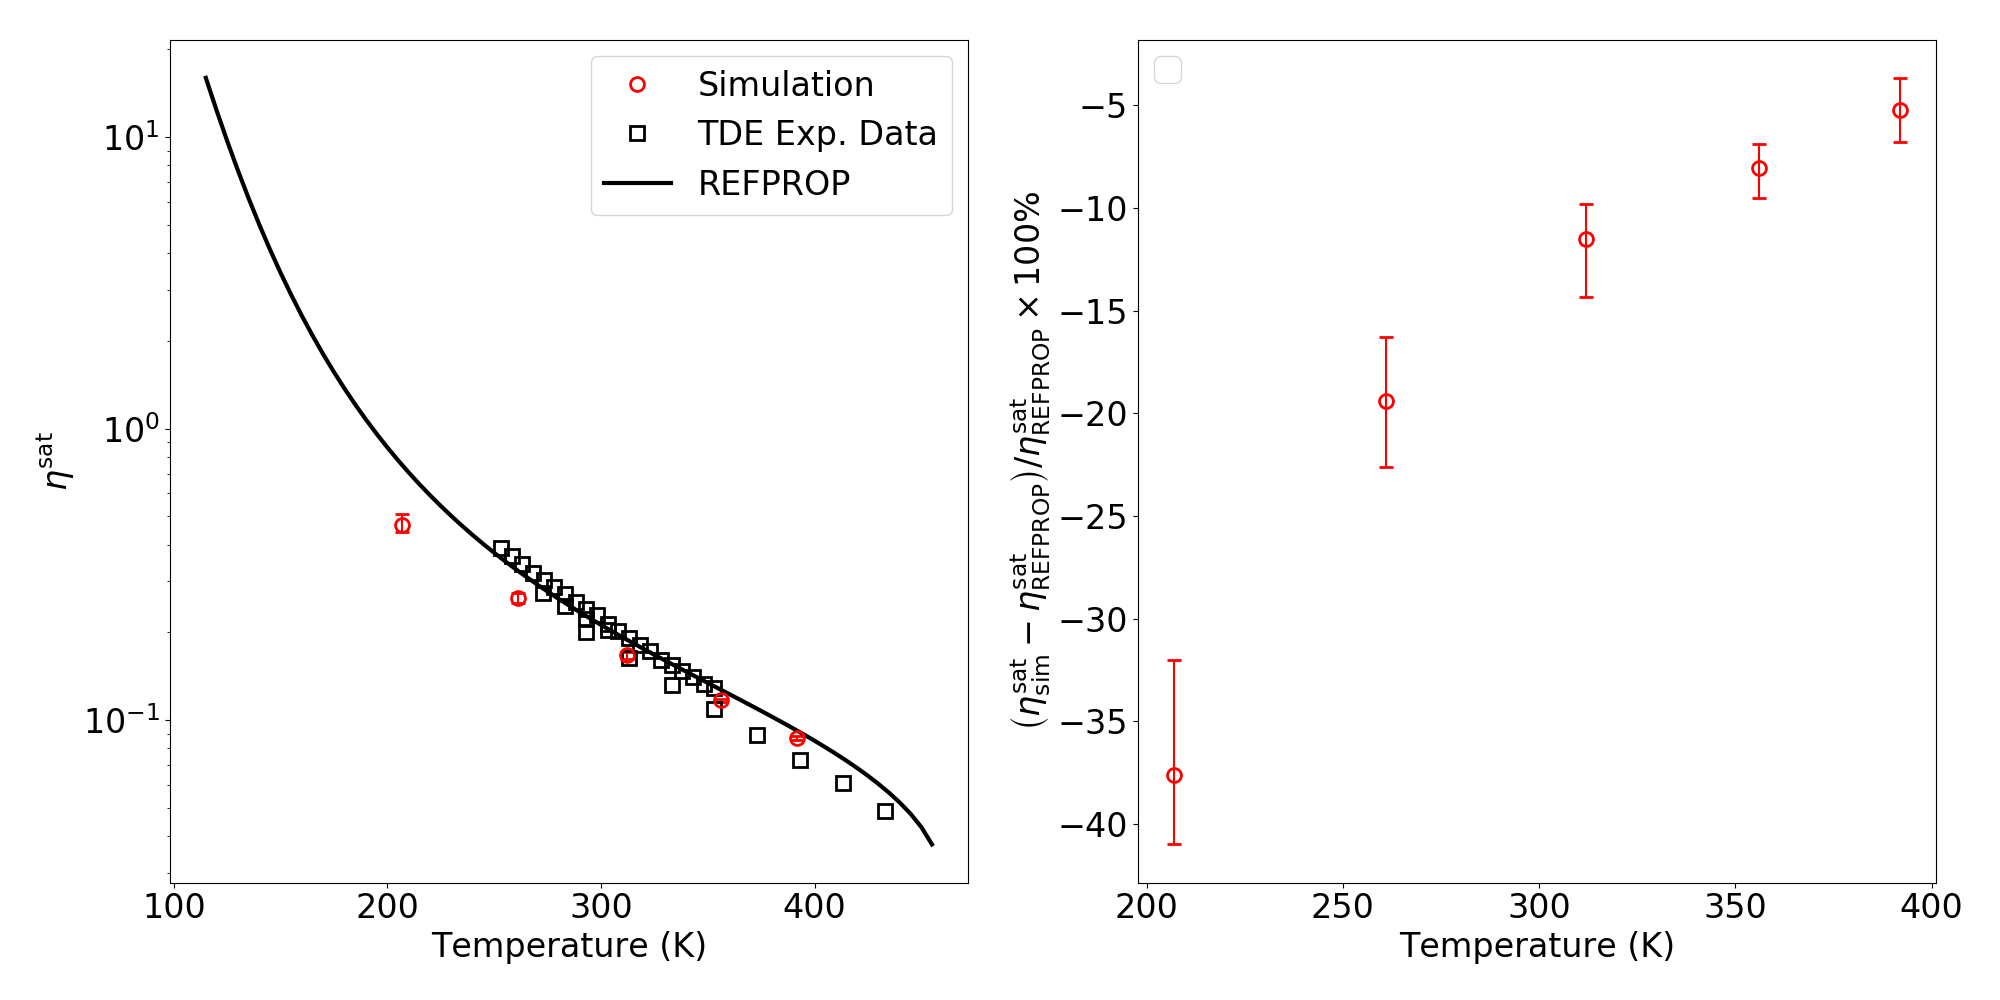

Generate this figure with Python:
"""
Compare simulation results with experimental data in TDE and REFPROP correlations
Must call from "$output_path" with the following files already created:
    SaturatedSettings.txt
    REFPROP_eta_sat.txt
    TDE_eta_sat.txt
    GK_eta_boots_rho"$irho"
"""

from __future__ import division
import numpy as np 
import matplotlib
matplotlib.use('Agg')
import matplotlib.pyplot as plt

font = {'size' : '24'}
plt.rc('font',**font)

sim_sat = np.loadtxt('SaturationSettings.txt',skiprows=1)

try:
    Tsat_sim = sim_sat[:,2]
except:
    Tsat_sim = np.array([sim_sat[2]])

RP_Tsat_eta = np.loadtxt('REFPROP_eta_sat.txt',skiprows=1)
RP_Tsat = RP_Tsat_eta[:,0]
RP_eta_sat = RP_Tsat_eta[:,1]
RP_eta_sim = np.interp(Tsat_sim,RP_Tsat,RP_eta_sat)

TDE_Tsat_eta = np.loadtxt('TDE_eta_sat.txt',skiprows=1)
TDE_Tsat = TDE_Tsat_eta[:,0]
TDE_eta_sat = TDE_Tsat_eta[:,1]

fig,axarr = plt.subplots(ncols=2,nrows=1,figsize=[20,10])

axarr[0].set_yscale("log")

nrho = len(Tsat_sim)
irho0 = int(5 - nrho)
    
for irho in range(nrho):
    
    try:
        eta_MCMC =  np.loadtxt('GK_eta_boots_rho'+str(irho+irho0)) 
        per_error_MCMC = (eta_MCMC-RP_eta_sim[irho])/RP_eta_sim[irho]*100.
        per_error_MCMC_sorted = np.sort(per_error_MCMC)
        i95 = int(0.025*len(per_error_MCMC_sorted))
        per_error_MCMC_plot = per_error_MCMC_sorted[i95:-i95]
        per_error_MCMC_avg = np.mean(per_error_MCMC_plot) #Only take average without the outliers          
        per_error_MCMC_low = per_error_MCMC_avg - per_error_MCMC_plot[0]
        per_error_MCMC_high = per_error_MCMC_plot[-1] - per_error_MCMC_avg
                                
        axarr[0].errorbar(Tsat_sim[irho],np.mean(eta_MCMC),yerr=RP_eta_sim[irho]/100.*np.array([[per_error_MCMC_high,per_error_MCMC_low]]).T,fmt='ro',mfc='None',markersize=10,capsize=5,solid_capstyle='butt',markeredgewidth=2)                                         
        axarr[1].errorbar(Tsat_sim[irho],per_error_MCMC_avg,yerr=np.array([[per_error_MCMC_high,per_error_MCMC_low]]).T,fmt='ro',mfc='None',markersize=10,capsize=5,solid_capstyle='butt',markeredgewidth=2)
    except:
         
        pass

axarr[0].plot([],[],'ro',markersize=10,markeredgewidth=2,mfc='None',label='Simulation')
axarr[0].plot(TDE_Tsat,TDE_eta_sat,'ks',markersize=10,markeredgewidth=2,mfc='None',label='TDE Exp. Data')
axarr[0].plot(RP_Tsat,RP_eta_sat,'k-',linewidth=3,label='REFPROP')
axarr[0].legend()

axarr[0].set_xlabel('Temperature (K)')
axarr[0].set_ylabel(r'$\eta^{\rm sat}$')

#axarr[0].set_xlim([0.99*Tsat_sim.min(),1.01*Tsat_sim.max()])
#axarr[0].set_ylim([0.9*RP_eta_sim.min(),1.1*RP_eta_sim.max()])
 
axarr[1].set_xlabel('Temperature (K)')
axarr[1].set_ylabel(r'$\left(\eta^{\rm sat}_{\rm sim} - \eta^{\rm sat}_{\rm REFPROP}\right)/\eta^{\rm sat}_{\rm REFPROP} \times 100$%')
axarr[1].legend()    

fig.tight_layout()

fig.savefig('compare_TDE_REFPROP.png')

plt.show()
